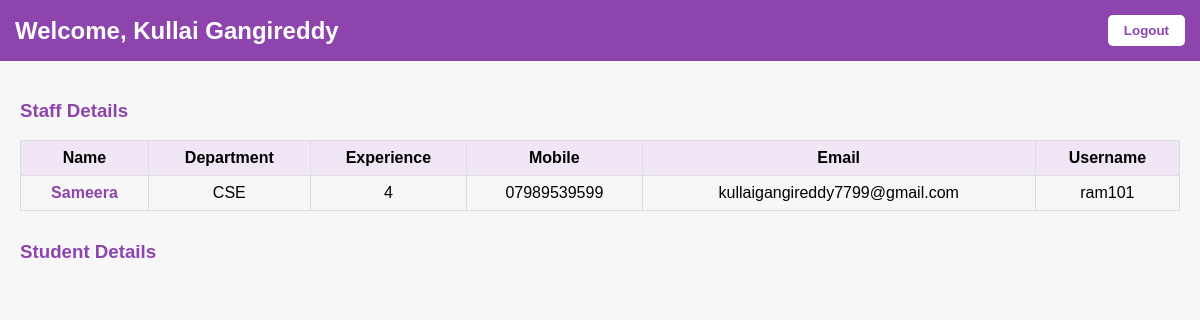
The app's page /admin_dashboard (signed in), older data.
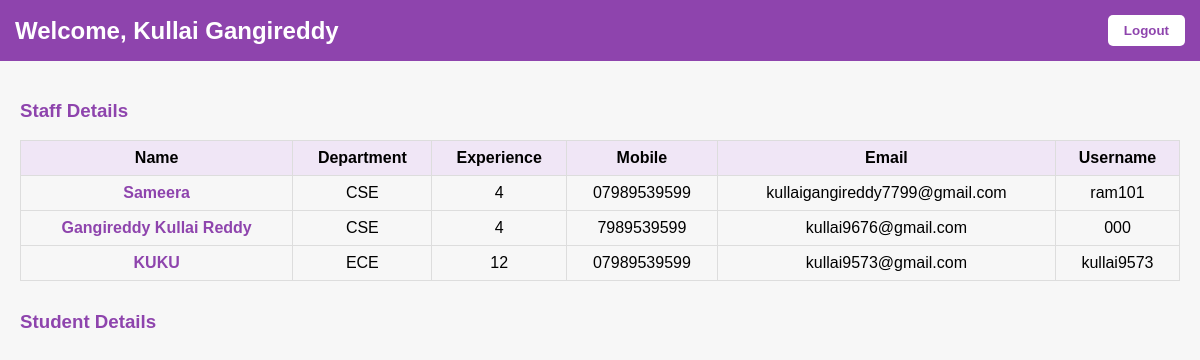
The same page, newer data.
### tables this page shows
CREATE TABLE staff (
                id INTEGER PRIMARY KEY AUTOINCREMENT,
                name TEXT,
                dob TEXT,
                department TEXT,
                experience INTEGER,
                mobile TEXT,
                email TEXT UNIQUE,
                username TEXT UNIQUE,
                password TEXT,
                photo_url TEXT
            );

### app.py (the view)
@app.route('/admin_dashboard')
def admin_dashboard():
    if 'admin_name' not in session:
        flash('❌ Please log in first.', 'error')
        return redirect(url_for('admin_login'))
    admin_name = session['admin_name']
    with sqlite3.connect('database.db') as conn:
        cursor = conn.cursor()
        cursor.execute('SELECT * FROM staff')
        staff_list = cursor.fetchall()
    return render_template('admin_dashboard.html', admin_name=admin_name, staff_list=staff_list)

### templates/admin_dashboard.html (shortened to what this page needs)
<!DOCTYPE html>
<html lang="en">
<head>
</head>
<body>
    <header>
        <h2>Welcome, {{ admin_name }}</h2>
        <form action="{{ url_for('logout') }}" method="get">
            <button type="submit" class="logout-btn">Logout</button>
        </form>
    </header>
    <div class="content">
        <h3>Staff Details</h3>
        <table>
            <tr>
                <th>Name</th>
                <th>Department</th>
                <th>Experience</th>
                <th>Mobile</th>
                <th>Email</th>
                <th>Username</th>
            </tr>
            {% for staff in staff_list %}
            <tr>
                <td><a href="#" class="staff-link" data-staff-id="{{ staff[0] }}">{{ staff[1] }}</a></td>
                <td>{{ staff[3] }}</td>
                <td>{{ staff[4] }}</td>
                <td>{{ staff[5] }}</td>
                <td>{{ staff[6] }}</td>
                <td>{{ staff[7] }}</td>
            </tr>
            {% endfor %}
        </table>
        <div id="student-details-section">
            <h3>Student Details</h3>
        </div>
    </div>
</body>
</html>

### templates/admin_dashboard.html (style rules this page uses)
body { font-family: Arial, sans-serif; margin: 0; background: #f7f7f7; }
header { background: #8e44ad; color: white; display: flex; justify-content: space-between; align-items: center; padding: 15px; }
h2 { margin: 0; }
.logout-btn { background: white; color: #8e44ad; border: none; padding: 8px 16px; border-radius: 5px; cursor: pointer; font-weight: bold; }
.content { padding: 20px; }
h3 { color: #8e44ad; }
table { width: 100%; border-collapse: collapse; margin-bottom: 30px; }
table, th, td { border: 1px solid #ddd; }
th, td { padding: 8px; text-align: center; }
th { background: #f0e6f6; }
a { color: #8e44ad; text-decoration: none; font-weight: bold; }

Row changes from the older to the newer data that the page shows:
added staff: name "Gangireddy Kullai Reddy", department "CSE", experience "4", mobile "7989539599", email "kullai9676@gmail.com", username "000"
added staff: name "KUKU", department "ECE", experience "12", mobile "07989539599", email "kullai9573@gmail.com", username "kullai9573"
